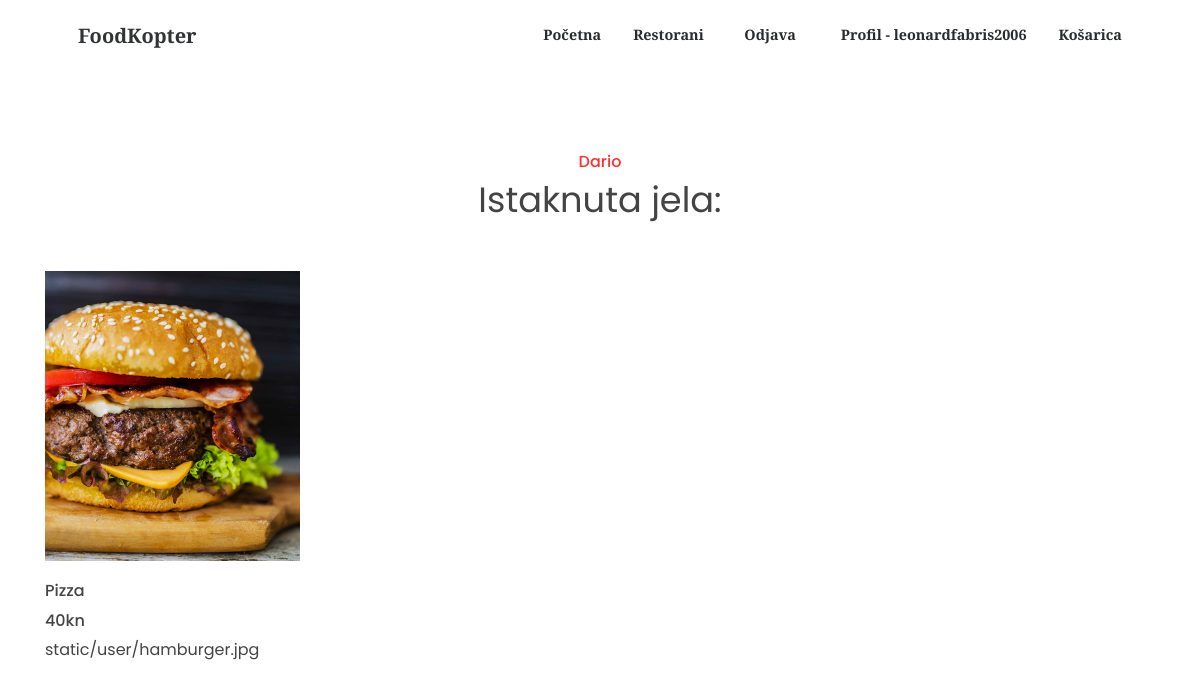
The app's page /restoran/Dario/ (signed in) with its own data.
### main/models.py (models this page shows, shortened)
class Restoran(models.Model):
    ime = models.CharField(max_length=50, blank=True)
    kratko = models.TextField(blank=True)
    opis = models.TextField(blank=True)
    sirina = models.FloatField(null=True)
    duzina = models.FloatField(null=True)
    grad = models.CharField(max_length=50, blank=True)
    slika = models.ImageField(default = "static/img/default1.jpg", upload_to='static/user/')

class Jelo(models.Model):
    ime = models.CharField(max_length=50, blank=True)
    cijena = models.IntegerField(null=True)
    restoran = models.ForeignKey(Restoran, on_delete=models.CASCADE, null = True)
    slika = models.ImageField(default = "static/img/default1.jpg", upload_to='static/user/')

### main/views.py (the view)
# urls.py: path('restoran/<str:ime>/', views.restoran, name="restoran"),
def restoran(request, ime):
    rs = Restoran.objects.get(ime=ime)
    jela = rs.jelo_set.all()
    args = {"rs":rs, "jela":jela}
    return render(request, "main/restoran.html", args)

### main/templates/main/restoran.html (shortened to what this page needs)
{% extends "main/navbar.html" %}
{% load static %}
{%block imports%}
<link href="{%static 'css/cards2.css'%}" rel="stylesheet" />
{%endblock%}
{% block content %}
{% if user.is_authenticated %}
<br><br><br>
<section class="section-products">
  <div class="container">
      <div class="row justify-content-center text-center">
          <div class="col-md-8 col-lg-6">
              <div class="header">
                  <h3>{{rs.ime}}</h3>
                  <h2>Istaknuta jela:</h2>
              </div>
          </div>
      </div>
      <div class="row">
          {%for jelo in jela %}
          <div class="col-md-6 col-lg-4 col-xl-3">
              <div id="product-1" class="single-product">
                <div class="part-1" style="background: url(/{{jelo.slika}}) no-repeat center; background-size: cover;
                transition: all 0.3s;">
                  </div>
                  <div class="part-2">
                      <h3 class="product-title">{{jelo.ime}}</h3>
					  <h4 class="product-price">{{jelo.cijena}}kn</h4>
                      {{jelo.slika}}
                  </div>
              </div>
          </div>
          {%endfor%}
      </div>
  </div>
</section>
{%else%}
<p style="font-weight: bold;" class="text-muted text-center">Trebate imati korisnički račun prije nego što možete napraviti narudžbu.</p>
{%endif%}
{%endblock content %}

### main/templates/main/navbar.html (shortened to what this page needs)
{% load static %}
<!DOCTYPE html>
<html>
    <head>
        <link rel="stylesheet" href="https://maxcdn.bootstrapcdn.com/bootstrap/4.5.2/css/bootstrap.min.css">
        <link href="{%static 'css/sign/navbar3.css'%}" rel="stylesheet" />
        <link rel="stylesheet" href="https://maxcdn.bootstrapcdn.com/bootstrap/4.5.2/css/bootstrap.min.css">
        {%block imports%}
        {%endblock imports%}
    </head>
    <body>
        <nav  class="navbar navbar-expand-lg navbar-light fixed-top py-3" id="mainNav">
            <div class="container px-4 px-lg-5">
                <a class="navbar-brand"  id="logg" href="#page-top">FoodKopter</a>
                <div class="collapse navbar-collapse" id="navbarResponsive">
                    <ul class="navbar-nav ms-auto my-2 my-lg-0">
                        <li class="nav-item"><a class="nav-link" href="/">Početna</a></li>
                        <li class="nav-item"><a class="nav-link" href="/demo/">Restorani</a></li>
                        {% if user.is_authenticated %}
                        <li class="nav-item"><a class="nav-link" href="/korisnik/odjava">Odjava</a></li>
                        {%else%}
                        <li class="nav-item"><a class="nav-link" href="/korisnik/registracija">Registracija</a></li>
                        <li class="nav-item"><a class="nav-link" href="/korisnik/prijava/">Prijava</a></li>
                        {%endif%}
                        {% if user.is_authenticated %}
                        <li class="nav-item"><a class="nav-link" href="/profil/">Profil - {{user}}</a></li>
                        <li class="nav-item"><a class="nav-link" href="/lista/">Košarica</a></li>
                        {%else%}
                        <li class="nav-item"><a class="nav-link">Niste prijavljeni</a></li>
                        {%endif%}
                    </ul>
                </div>
            </div>
        </nav>
    {% block content %}
    {% endblock content %}
    </body>
</html>

### static/css/sign/navbar3.css (style rules this page uses)
.container, .container-fluid, .container-xxl, .container-xl, .container-lg, .container-md, .container-sm { width: 100%; padding-right: var(--bs-gutter-x, 0.75rem); padding-left: var(--bs-gutter-x, 0.75rem); margin-right: auto; margin-left: auto; }
@media (min-width: 576px) { .container-sm, .container { max-width: 540px; } }
@media (min-width: 768px) { .container-md, .container-sm, .container { max-width: 720px; } }
@media (min-width: 992px) { .container-lg, .container-md, .container-sm, .container { max-width: 960px; } }
@media (min-width: 1200px) { .container-xl, .container-lg, .container-md, .container-sm, .container { max-width: 1140px; } }
#mainNav { box-shadow: 0 0.5rem 1rem rgba(0, 0, 0, 0.15); background-color: #fff; transition: background-color 0.2s ease; }
#mainNav .navbar-brand { font-family: "Merriweather Sans", -apple-system, BlinkMacSystemFont, "Segoe UI", Roboto, "Helvetica Neue", Arial, "Noto Sans", sans-serif, "Apple Color Emoji", "Segoe UI Emoji", "Segoe UI Symbol", "Noto Color Emoji"; font-weight: 700; color: #212529; }
#mainNav .navbar-nav .nav-item .nav-link { color: #212529; font-family: "Merriweather Sans", -apple-system, BlinkMacSystemFont, "Segoe UI", Roboto, "Helvetica Neue", Arial, "Noto Sans", sans-serif, "Apple Color Emoji", "Segoe UI Emoji", "Segoe UI Symbol", "Noto Color Emoji"; font-weight: 700; font-size: 0.9rem; padding: 0.75rem 0; }
@media (min-width: 992px) { #mainNav { box-shadow: none; background-color: transparent; } }
@media (min-width: 992px) { #mainNav .navbar-brand { color: #313335; } }
@media (min-width: 992px) { #mainNav .navbar-nav .nav-item .nav-link { color: #292c2e; padding: 0 1rem; } }
@media (min-width: 992px) { #mainNav .navbar-nav .nav-item:last-child .nav-link { padding-right: 0; } }
.ms-auto { margin-left: auto !important; }
.my-2 { margin-top: 0.5rem !important; margin-bottom: 0.5rem !important; }
.py-3 { padding-top: 1rem !important; padding-bottom: 1rem !important; }
.fixed-top { position: fixed; top: 0; right: 0; left: 0; z-index: 1030; }
.my-lg-0 { margin-top: 0 !important; margin-bottom: 0 !important; }
.px-lg-5 { padding-right: 3rem !important; padding-left: 3rem !important; }
.px-4 { padding-right: 1.5rem !important; padding-left: 1.5rem !important; }
.nav-link { display: block; padding: 0.5rem 1rem; color: #f4623a; text-decoration: none; transition: color 0.15s ease-in-out, background-color 0.15s ease-in-out, border-color 0.15s ease-in-out; }
.navbar { position: relative; display: flex; flex-wrap: wrap; align-items: center; justify-content: space-between; padding-top: 0.5rem; padding-bottom: 0.5rem; }
.navbar > .container, .navbar > .container-fluid, .navbar > .container-sm, .navbar > .container-md, .navbar > .container-lg, .navbar > .container-xl, .navbar > .container-xxl { display: flex; flex-wrap: inherit; align-items: center; justify-content: space-between; }
.navbar-brand { padding-top: 0.3125rem; padding-bottom: 0.3125rem; margin-right: 1rem; font-size: 1.25rem; text-decoration: none; white-space: nowrap; }
.navbar-nav { display: flex; flex-direction: column; padding-left: 0; margin-bottom: 0; list-style: none; }
.navbar-nav .nav-link { padding-right: 0; padding-left: 0; }
.navbar-collapse { flex-basis: 100%; flex-grow: 1; align-items: center; }
@media (min-width: 992px) { .navbar-expand-lg { flex-wrap: nowrap; justify-content: flex-start; } }
@media (min-width: 992px) { .navbar-expand-lg .navbar-nav { flex-direction: row; } }
@media (min-width: 992px) { .navbar-expand-lg .navbar-nav .nav-link { padding-right: 0.5rem; padding-left: 0.5rem; } }
@media (min-width: 992px) { .navbar-expand-lg .navbar-collapse { display: flex !important; flex-basis: auto; } }
.navbar-light .navbar-brand { color: rgba(0, 0, 0, 0.9); }
.navbar-light .navbar-nav .nav-link { color: rgba(0, 0, 0, 0.55); }

### records on screen
Restoran: ime "Dario"
Jelo: slika (picture), ime "Pizza", cijena "40", slika "static/user/hamburger.jpg"

### other values on screen
{{ user }} "leonardfabris2006"
